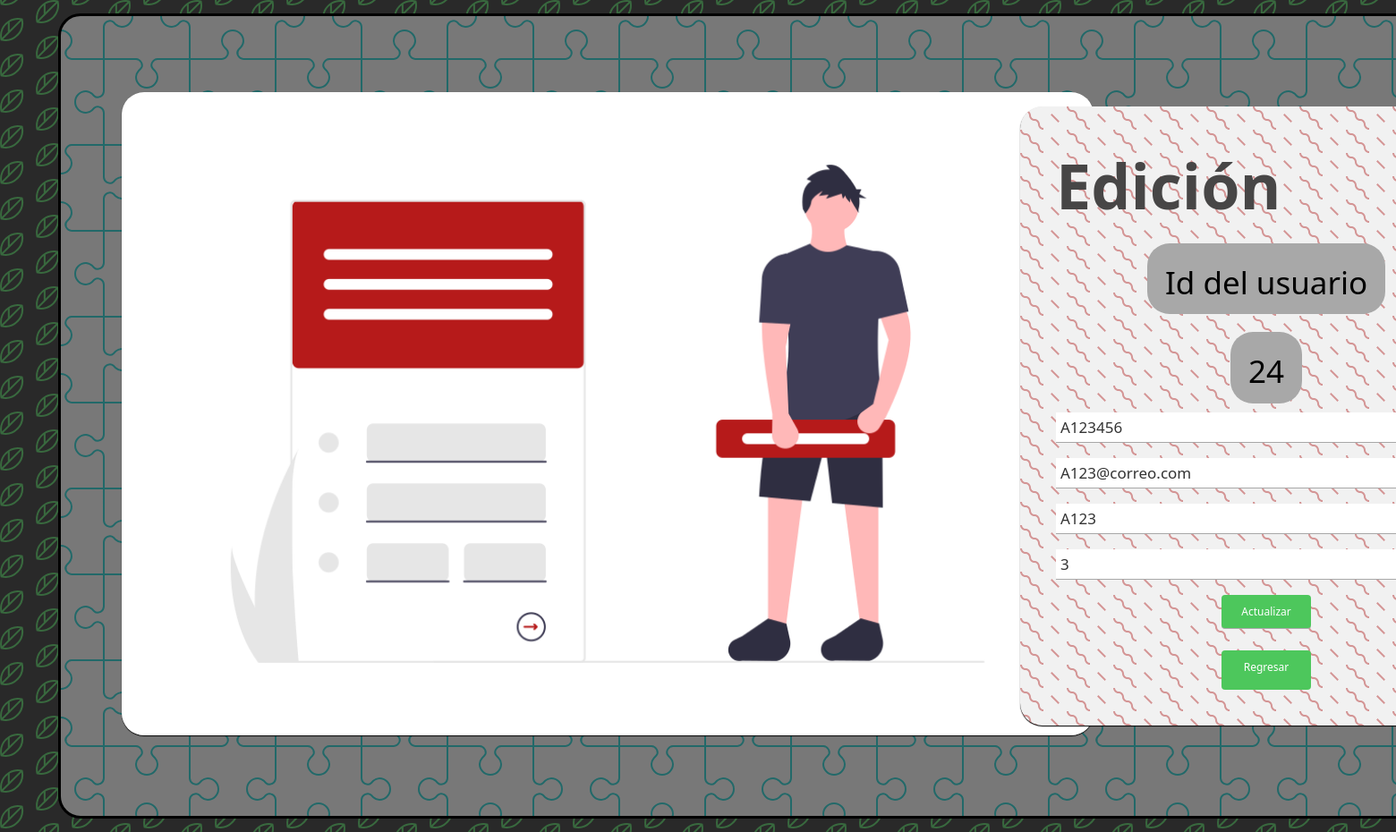
Screenshot of /editUserCall/24 with the database file from the repository.
### tables this page shows
CREATE TABLE usuarios (
	id INTEGER NOT NULL PRIMARY KEY AUTOINCREMENT,
	nombre TEXT(50) NOT NULL,
	correo TEXT(50) NOT NULL,
	usuario TEXT NOT NULL,
	clave TEXT NOT NULL
, rol INTEGER);

### app.py (the view, shortened to what this page needs)
@app.route('/editUserCall/<id>', methods=['GET', 'POST'])
def editUserCall(id):
    print("-------------------------------------------")
    with sqlite3.connect("restaurante.db") as con:
        if request.method == 'GET':
            cur = con.cursor()
            cur.execute(f"SELECT * FROM usuarios WHERE id = {id}")
            userlist = cur.fetchall()[0]
            return render_template('editUserCall.html',US=userlist)

### templates/editUserCall.html (shortened to what this page needs)
<!DOCTYPE html>
<html lang="es">
<head>
    <link rel="stylesheet" href="../static/css/editUserCall.css">
</head>
<body>
    <div class="maincontainer">
            <div class="imagenlogin">
                <img src="../static/images/imagesindex/edit.png" alt="Login image" class="loginimage">
            </div>
            <div class="register">
                <h2>Edición</h2>
                <p class="textED">Id del usuario</p>
                <p class = idED>{{US[0]}}</p>
                <form action="" method="POST">
                    <input type="text" placeholder="Nombre" class="nombre" id="nombreED" name="nombreED" value="{{US[1]}}">
                    <input type="text" placeholder="Correo" class="correoED"  name="correoED" value="{{US[2]}}">
                    <input type="text" placeholder="Usuario" class="usuarioED" name="usuarioED" value="{{US[3]}}">
                    <input type="text" placeholder="Rol" class="rolED" name="rolED" value="{{US[5]}}">
                    <input type="submit" class="submit" value="Actualizar">
                </form>
                <a class="submit2"href="{{url_for('usuario')}}">Regresar</a>
            </div>
    </div>
</body>
</html>

### static/css/editUserCall.css (style rules this page uses)
* { font-family: 'Segoe UI', Tahoma, Geneva, Verdana, sans-serif; margin: 0;padding: 0; box-sizing:border-box; }
body { background-color: #292929; }
.maincontainer { width:1750px; height:900px; padding:0px; display:grid; justify-content: center; align-items: center; grid-template-columns: 1fr 1fr; background-color: #787878; padding:3px; border-radius:25px; margin-top:15px; margin-left: 65px; margin-right: 65px; margin-bottom: 15px; border: 3px solid black; }
.maincontainer .loginimage { width:125%; height:100%; border-radius:25px; margin-left: 65px; box-shadow: 0 1px 1px 0 rgba(0,0,0,2); }
.register { display:grid; margin-left: 200px; width:550px; height:78%; background:#ffff; box-shadow: 0 1px 1px 0 rgba(0,0,0,2); border-radius:25px; background-color: #f1f1f1; padding:40px; position:relative; }
.register h2 { color:#474646; font-size: 70px; left:250px; }
.register input { width:100%; padding:5px; font-size:17px; margin-bottom:17px; border-top-style:none; border-left-style:none; border-right-style:none; border-bottom:1px solid #a8a8a8; color:#333; }
.register .submit { width:100px; padding: 10px; background:#4DC75C; color: #fff; font-size: 12px;box-shadow: 0 0 px 0 rgba(0,0,0,.2); cursor:pointer; border-radius: 4px; margin-left: 185px; }
.register .submit2 { width:100px; padding: 10px; background:#4DC75C; color: #fff; font-size: 12px;box-shadow: 0 0 px 0 rgba(0,0,0,.2); cursor:pointer; border-radius: 4px; margin-left: 185px; text-align: center; text-decoration: none; }
.textED, .idED { font-size: 35px; padding: 20px; padding-bottom: 5px; margin:10px; background:#a8a8a8; justify-self: center; border-radius:25px; }

### rows the page displays
usuarios: id "24", nombreED "A123456", correoED "A123@correo.com", usuarioED "A123", rolED "3"
